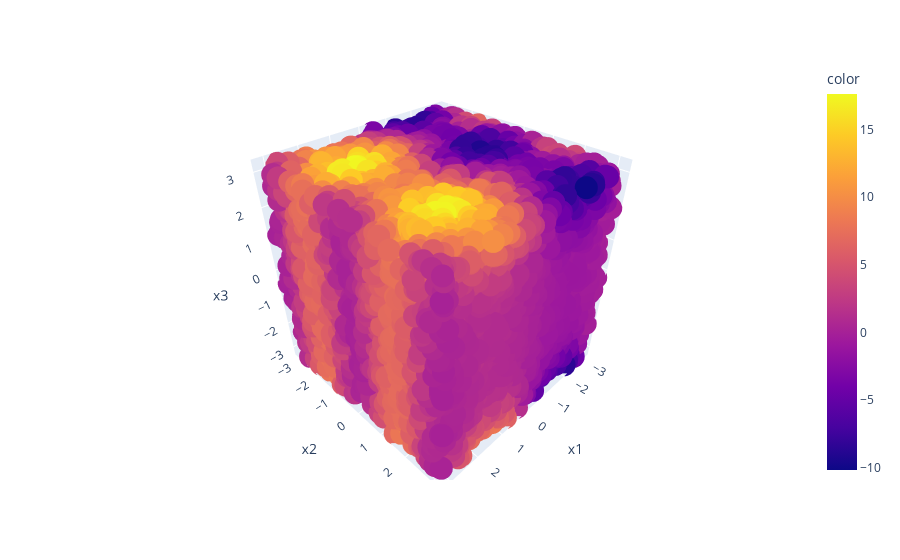

The notebook cell saved with this chart:
### Code cell
x = params_to_plot[:, 0]
y = params_to_plot[:, 1]
z = params_to_plot[:, 2]

fig = px.scatter_3d(x=x, y=y, z=z,
                    color=colors_to_plot, labels={'x':'x1', 'y':'x2', 'z':'x3'})
fig.show()

### Figure 1 — Plotly figure (JSON) as saved in the notebook; plotly's stock layout.template omitted (floating-point values rounded to 4 significant figures; data arrays with more than 128 entries replaced by an {"elided": "..."} marker saying what was removed)
{"data": [{"hovertemplate": "x1=%{x}<br>x2=%{y}<br>x3=%{z}<br>color=%{marker.color}<extra></extra>", "legendgroup": "", "marker": {"color": {"elided": "16384 float values"}, "coloraxis": "coloraxis", "symbol": "circle"}, "mode": "markers", "name": "", "scene": "scene", "showlegend": false, "type": "scatter3d", "x": {"elided": "16384 float values"}, "y": {"elided": "16384 float values"}, "z": {"elided": "16384 float values"}}], "layout": {"coloraxis": {"colorbar": {"title": {"text": "color"}}, "colorscale": [[0, "#0d0887"], [0.1111, "#46039f"], [0.2222, "#7201a8"], [0.3333, "#9c179e"], [0.4444, "#bd3786"], [0.5556, "#d8576b"], [0.6667, "#ed7953"], [0.7778, "#fb9f3a"], [0.8889, "#fdca26"], [1, "#f0f921"]]}, "legend": {"tracegroupgap": 0}, "margin": {"t": 60}, "scene": {"domain": {"x": [0, 1], "y": [0, 1]}, "xaxis": {"title": {"text": "x1"}}, "yaxis": {"title": {"text": "x2"}}, "zaxis": {"title": {"text": "x3"}}}}}
